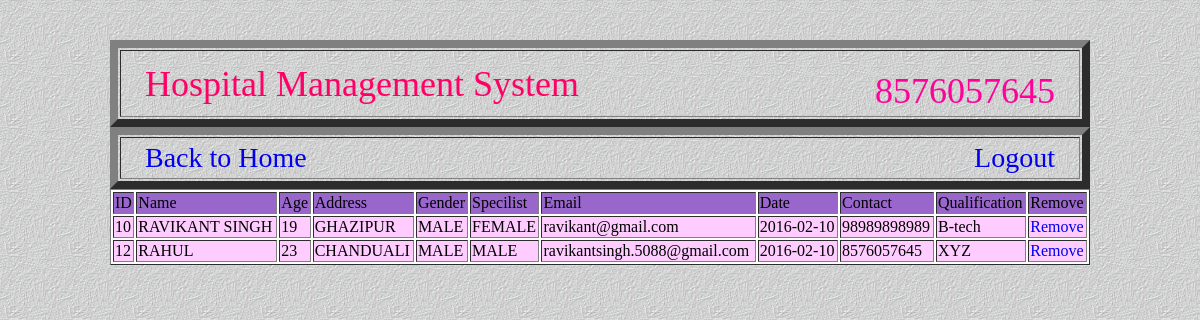
Page /dlist.php on the committed database.
### tables this page shows
CREATE TABLE IF NOT EXISTS `d_registration` (
  `id` int(10) unsigned NOT NULL AUTO_INCREMENT,
  `name` varchar(45) NOT NULL,
  `age` varchar(45) NOT NULL,
  `address` varchar(45) NOT NULL,
  `gender` varchar(45) NOT NULL,
  `specilist` varchar(45) NOT NULL,
  `email` varchar(45) NOT NULL,
  `date` varchar(45) NOT NULL,
  `contact` varchar(45) NOT NULL,
  `qualification` varchar(45) NOT NULL,
  PRIMARY KEY (`id`)
);

### dlist.php (the view, shortened to what this page needs)
<?php
$sql="SELECT * FROM d_registration";
$query=mysql_query($sql)or die(mysql_error());
?>
<!DOCTYPE HTML>
<html><head>
<link rel="stylesheet" href="css/list.css">
	</head><body>
    <table width="100%" border="8" style="margin-top:40px">
    <tr>
    <td><table width="100%" border="0"></td>
    <tr>
    <td><div class="ravi">Hospital Management System</div></td>
    <td><div class="kant">8576057645</div></td>
    </tr>
    </table>
    <table width="100%" border="8">
    <tr>
   <td><table width="100%" border="0"></td>
    <tr>
		 <td><div class="singh"><a href="list.php" target="_self">Back to Home</a></div></td>
          <td><div class="singhs"><a href="index.php" target="_self">Logout</a></div></td>
         </tr>
         </table>
    <table width="100%" border="1" bgcolor="#FFFFFF">
      <tr>
        <td bgcolor="#9966CC"><span class="style1">ID</span></td>
        <td bgcolor="#9966CC"><span class="style1">Name</span></td>
        <td bgcolor="#9966CC"><span class="style1">Age</span></td>
        <td bgcolor="#9966CC"><span class="style1">Address</span></td>
        <td bgcolor="#9966CC"><span class="style1">Gender</span></td>
        <td bgcolor="#9966CC"><span class="style1">Specilist</span></td>
        <td bgcolor="#9966CC"><span class="style1">Email</span></td>
        <td bgcolor="#9966CC"><span class="style1">Date</span></td>
         <td bgcolor="#9966CC"><span class="style1">Contact</span></td>
        <td bgcolor="#9966CC"><span class="style1">Qualification</span></td>
        <td bgcolor="#9966CC"><span class="style1">Remove</span></td>
      </tr>
	    <?php while($row=mysql_fetch_array($query)){?>
      <tr bgcolor="#FFCCFF">
        <td><?php echo $row['0']?></td>
        <td><?php echo $row['1']?></td>
        <td><?php echo $row['2']?></td>
        <td><?php echo $row['3']?></td>
        <td><?php echo $row['4']?></td>
        <td><?php echo $row['5']?></td>
        <td><?php echo $row['6']?></td>
        <td><?php echo $row['7']?></td>
        <td><?php echo $row['8']?></td>
        <td><?php echo $row['9']?></td>
           <td><a href='remove_page.php?del_page=<?php echo $row['0']; ?>'>Remove</a></td>
      </tr>
	  <?php } ?>
    </table></td>
</body>
</html>

### css/list.css (style rules this page uses)
.ravi { font-size:36px; margin-left:20px; color:#F06; }
.kant { font-size:36px; text-align:right; color:#F09; margin-top:15px; margin-right:20px; }
.singh { text-align:left; margin-left:20px; font-size:28px; color:#F06; text-decoration:none; text-decoration:none; }
body { height:100%; margin:0 auto; min-height:100%; padding:0; width:980px; background:url(TEXTURE1.GIF); }
.singhs { text-align:right; margin-right:20px; font-size:28px; color:#F06; text-decoration:none; }
a:-webkit-any-link { color: -webkit-link; text-decoration:none; cursor: auto; }

### rows in the picture
d_registration: id "10", name "RAVIKANT SINGH", age "19", address "GHAZIPUR", gender "MALE", specilist "FEMALE", email "ravikant@gmail.com", date "2016-02-10", contact "98989898989", qualification "B-tech"
d_registration: id "12", name "RAHUL", age "23", address "CHANDUALI", gender "MALE", specilist "MALE", email "ravikantsingh.5088@gmail.com", date "2016-02-10", contact "8576057645", qualification "XYZ"
